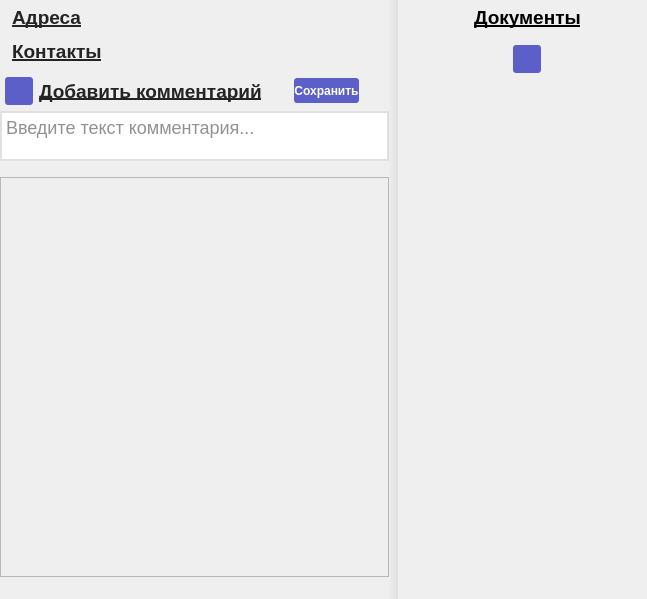
                <widget class="QWidget" name="scrollAreaWidgetContents_4">
                 <property name="geometry">
                  <rect>
                   <x>0</x>
                   <y>0</y>
                   <width>647</width>
                   <height>599</height>
                  </rect>
                 </property>
                 <layout class="QHBoxLayout" name="horizontalLayout_73">
                  <property name="spacing">
                   <number>0</number>
                  </property>
                  <property name="leftMargin">
                   <number>0</number>
                  </property>
                  <property name="topMargin">
                   <number>0</number>
                  </property>
                  <property name="rightMargin">
                   <number>0</number>
                  </property>
                  <property name="bottomMargin">
                   <number>0</number>
                  </property>
                  <item>
                   <widget class="QWidget" name="widget_18" native="true">
                    <property name="sizePolicy">
                     <sizepolicy hsizetype="Preferred" vsizetype="Expanding">
                      <horstretch>0</horstretch>
                      <verstretch>0</verstretch>
                     </sizepolicy>
                    </property>
                    <property name="minimumSize">
                     <size>
                      <width>0</width>
                      <height>0</height>
                     </size>
                    </property>
                    <property name="styleSheet">
                     <string notr="true">#widget_18{
border-right:10px solid black;
	border-color:qlineargradient(spread:pad, x1:0, y1:0, x2:1, y2:0, stop:0 rgba(240, 240, 240, 255), stop:1 rgba(222, 222, 222, 255));
}</string>
                    </property>
                    <layout class="QVBoxLayout" name="verticalLayout_19">
                     <property name="leftMargin">
                      <number>0</number>
                     </property>
                     <property name="topMargin">
                      <number>0</number>
                     </property>
                     <property name="rightMargin">
                      <number>9</number>
                     </property>
                     <property name="bottomMargin">
                      <number>0</number>
                     </property>
                     <item>
                      <layout class="QVBoxLayout" name="verticalLayout_82">
                       <property name="spacing">
                        <number>5</number>
                       </property>
                       <property name="leftMargin">
                        <number>2</number>
                       </property>
                       <property name="topMargin">
                        <number>6</number>
                       </property>
                       <property name="rightMargin">
                        <number>2</number>
                       </property>
                       <item>
                        <layout class="QHBoxLayout" name="horizontalLayout_103">
                         <item>
                          <spacer name="horizontalSpacer_134">
                           <property name="orientation">
                            <enum>Qt::Horizontal</enum>
                           </property>
                           <property name="sizeType">
                            <enum>QSizePolicy::Fixed</enum>
                           </property>
                           <property name="sizeHint" stdset="0">
                            <size>
                             <width>10</width>
                             <height>20</height>
                            </size>
                           </property>
                          </spacer>
                         </item>
                         <item>
                          <widget class="QLabel" name="label_46">
                           <property name="font">
                            <font>
                             <pointsize>14</pointsize>
                             <bold>true</bold>
                             <underline>true</underline>
                            </font>
                           </property>
                           <property name="styleSheet">
                            <string notr="true">Color:rgb(36,36,36);
border:0px;</string>
                           </property>
                           <property name="text">
                            <string>Адреса</string>
                           </property>
                          </widget>
                         </item>
                         <item>
                          <spacer name="horizontalSpacer_135">
                           <property name="orientation">
                            <enum>Qt::Horizontal</enum>
                           </property>
                           <property name="sizeHint" stdset="0">
                            <size>
                             <width>128</width>
                             <height>20</height>
                            </size>
                           </property>
                          </spacer>
                         </item>
                        </layout>
                       </item>
                       <item>
                        <widget class="QWidget" name="widget_clientMainAddress_3" native="true">
                         <property name="sizePolicy">
                          <sizepolicy hsizetype="MinimumExpanding" vsizetype="Minimum">
                           <horstretch>0</horstretch>
                           <verstretch>0</verstretch>
                          </sizepolicy>
                         </property>
                         <property name="minimumSize">
                          <size>
                           <width>0</width>
                           <height>0</height>
                          </size>
                         </property>
                         <property name="font">
                          <font>
                           <pointsize>12</pointsize>
                          </font>
                         </property>
                         <property name="styleSheet">
                          <string notr="true"/>
                         </property>
                         <layout class="QVBoxLayout" name="verticalLayout_44">
                          <property name="spacing">
                           <number>4</number>
                          </property>
                          <property name="leftMargin">
                           <number>0</number>
                          </property>
                          <property name="topMargin">
                           <number>0</number>
                          </property>
                          <property name="rightMargin">
                           <number>0</number>
                          </property>
                          <property name="bottomMargin">
                           <number>0</number>
                          </property>
                         </layout>
                        </widget>
                       </item>
                      </layout>
                     </item>
                     <item>
                      <layout class="QVBoxLayout" name="verticalLayout_25">
                       <property name="spacing">
                        <number>5</number>
                       </property>
                       <property name="leftMargin">
                        <number>2</number>
                       </property>
                       <property name="topMargin">
                        <number>0</number>
                       </property>
                       <property name="rightMargin">
                        <number>2</number>
                       </property>
                       <property name="bottomMargin">
                        <number>0</number>
                       </property>
                       <item>
                        <layout class="QHBoxLayout" name="horizontalLayout_105">
                         <item>
                          <spacer name="horizontalSpacer_13">
                           <property name="orientation">
                            <enum>Qt::Horizontal</enum>
                           </property>
                           <property name="sizeType">
                            <enum>QSizePolicy::Fixed</enum>
                           </property>
                           <property name="sizeHint" stdset="0">
                            <size>
                             <width>10</width>
                             <height>20</height>
                            </size>
                           </property>
                          </spacer>
                         </item>
                         <item>
                          <widget class="QLabel" name="label_28">
                           <property name="font">
                            <font>
                             <pointsize>14</pointsize>
                             <bold>true</bold>
                             <underline>true</underline>
                            </font>
                           </property>
                           <property name="styleSheet">
                            <string notr="true">Color:rgb(36,36,36);
border:0px;</string>
                           </property>
                           <property name="text">
                            <string>Контакты</string>
                           </property>
                          </widget>
                         </item>
                         <item>
                          <spacer name="horizontalSpacer_54">
                           <property name="orientation">
                            <enum>Qt::Horizontal</enum>
                           </property>
                           <property name="sizeHint" stdset="0">
                            <size>
                             <width>128</width>
                             <height>20</height>
                            </size>
                           </property>
                          </spacer>
                         </item>
                        </layout>
                       </item>
                       <item>
                        <widget class="QWidget" name="widget_providerPhones" native="true">
                         <property name="sizePolicy">
                          <sizepolicy hsizetype="MinimumExpanding" vsizetype="Minimum">
                           <horstretch>0</horstretch>
                           <verstretch>0</verstretch>
                          </sizepolicy>
                         </property>
                         <property name="minimumSize">
                          <size>
                           <width>0</width>
                           <height>0</height>
                          </size>
                         </property>
                         <property name="font">
                          <font>
                           <pointsize>12</pointsize>
                          </font>
                         </property>
                         <property name="styleSheet">
                          <string notr="true"/>
                         </property>
                         <layout class="QVBoxLayout" name="verticalLayout_49">
                          <property name="spacing">
                           <number>4</number>
                          </property>
                          <property name="leftMargin">
                           <number>0</number>
                          </property>
                          <property name="topMargin">
                           <number>0</number>
                          </property>
                          <property name="rightMargin">
                           <number>0</number>
                          </property>
                          <property name="bottomMargin">
                           <number>0</number>
                          </property>
                         </layout>
                        </widget>
                       </item>
                      </layout>
                     </item>
                     <item>
                      <layout class="QVBoxLayout" name="verticalLayout_28">
                       <item>
                        <layout class="QHBoxLayout" name="horizontalLayout_24">
                         <property name="topMargin">
                          <number>3</number>
                         </property>
                         <item>
                          <spacer name="horizontalSpacer_43">
                           <property name="orientation">
                            <enum>Qt::Horizontal</enum>
                           </property>
                           <property name="sizeType">
                            <enum>QSizePolicy::Fixed</enum>
                           </property>
                           <property name="sizeHint" stdset="0">
                            <size>
                             <width>5</width>
                             <height>20</height>
                            </size>
                           </property>
                          </spacer>
                         </item>
                         <item>
                          <widget class="QPushButton" name="pushButton_addNote_2">
                           <property name="sizePolicy">
                            <sizepolicy hsizetype="Fixed" vsizetype="Fixed">
                             <horstretch>0</horstretch>
                             <verstretch>0</verstretch>
                            </sizepolicy>
                           </property>
                           <property name="minimumSize">
                            <size>
                             <width>28</width>
                             <height>28</height>
                            </size>
                           </property>
                           <property name="maximumSize">
                            <size>
                             <width>28</width>
                             <height>28</height>
                            </size>
                           </property>
                           <property name="styleSheet">
                            <string notr="true">QPushButton{color:white;
background-color:rgb(91,95,199);
border-radius:3px;
}

QPushButton:hover{ 
color:white;
background-color:rgb(68,71,145);
border-radius:3px;
}</string>
                           </property>
                           <property name="text">
                            <string/>
                           </property>
                           <property name="icon">
                            <iconset resource="recources.qrc">
                             <normaloff>:/images/images/plus-8-12.png</normaloff>:/images/images/plus-8-12.png</iconset>
                           </property>
                           <property name="iconSize">
                            <size>
                             <width>12</width>
                             <height>12</height>
                            </size>
                           </property>
                          </widget>
                         </item>
                         <item>
                          <widget class="QLabel" name="label_10">
                           <property name="font">
                            <font>
                             <pointsize>14</pointsize>
                             <bold>true</bold>
                             <underline>true</underline>
                            </font>
                           </property>
                           <property name="styleSheet">
                            <string notr="true">Color:rgb(36,36,36);</string>
                           </property>
                           <property name="text">
                            <string>Добавить комментарий</string>
                           </property>
                          </widget>
                         </item>
                         <item>
                          <spacer name="horizontalSpacer_45">
                           <property name="orientation">
                            <enum>Qt::Horizontal</enum>
                           </property>
                           <property name="sizeHint" stdset="0">
                            <size>
                             <width>80</width>
                             <height>20</height>
                            </size>
                           </property>
                          </spacer>
                         </item>
                         <item>
                          <widget class="QPushButton" name="pushButton_saveNote_2">
                           <property name="sizePolicy">
                            <sizepolicy hsizetype="Expanding" vsizetype="Fixed">
                             <horstretch>0</horstretch>
                             <verstretch>0</verstretch>
                            </sizepolicy>
                           </property>
                           <property name="minimumSize">
                            <size>
                             <width>65</width>
                             <height>25</height>
                            </size>
                           </property>
                           <property name="maximumSize">
                            <size>
                             <width>65</width>
                             <height>16777215</height>
                            </size>
                           </property>
                           <property name="font">
                            <font>
                             <bold>true</bold>
                            </font>
                           </property>
                           <property name="styleSheet">
                            <string notr="true">QPushButton{color:white;
background-color:rgb(91,95,199);
border-radius:3px;
}

QPushButton:hover{ 
color:white;
background-color:rgb(68,71,145);
border-radius:3px;
}</string>
                           </property>
                           <property name="text">
                            <string>Сохранить</string>
                           </property>
                          </widget>
                         </item>
                         <item>
                          <spacer name="horizontalSpacer_46">
                           <property name="orientation">
                            <enum>Qt::Horizontal</enum>
                           </property>
                           <property name="sizeType">
                            <enum>QSizePolicy::Fixed</enum>
                           </property>
                           <property name="sizeHint" stdset="0">
                            <size>
                             <width>30</width>
                             <height>20</height>
                            </size>
                           </property>
                          </spacer>
                         </item>
                        </layout>
                       </item>
                      </layout>
                     </item>
                     <item>
                      <widget class="QTextEdit" name="textEdit_2">
                       <property name="maximumSize">
                        <size>
                         <width>16777215</width>
                         <height>50</height>
                        </size>
                       </property>
                       <property name="font">
                        <font>
                         <pointsize>-1</pointsize>
                         <italic>false</italic>
                         <bold>false</bold>
                        </font>
                       </property>
                       <property name="styleSheet">
                        <string notr="true">border: 2px solid black;
border-color:rgb(224,224,224);
background-color:rgb(255,255,255);
color:rgb(36,36,36);
font: 18px;</string>
                       </property>
                       <property name="placeholderText">
                        <string>Введите текст комментария...</string>
                       </property>
                      </widget>
                     </item>
                     <item>
                      <widget class="QWidget" name="widget_4" native="true">
                       <property name="sizePolicy">
                        <sizepolicy hsizetype="Expanding" vsizetype="Minimum">
                         <horstretch>0</horstretch>
                         <verstretch>0</verstretch>
                        </sizepolicy>
                       </property>
                       <property name="minimumSize">
                        <size>
                         <width>0</width>
                         <height>0</height>
                        </size>
                       </property>
                       <property name="font">
                        <font>
                         <pointsize>12</pointsize>
                        </font>
                       </property>
                       <property name="styleSheet">
                        <string notr="true"/>
                       </property>
                       <layout class="QVBoxLayout" name="verticalLayout_29">
                        <property name="spacing">
                         <number>4</number>
                        </property>
                        <property name="leftMargin">
                         <number>0</number>
                        </property>
                        <property name="topMargin">
                         <number>4</number>
                        </property>
                        <property name="rightMargin">
                         <number>0</number>
                        </property>
                        <property name="bottomMargin">
                         <number>0</number>
                        </property>
                       </layout>
                      </widget>
                     </item>
                     <item>
                      <widget class="QFrame" name="frame_3">
                       <property name="minimumSize">
                        <size>
                         <width>0</width>
                         <height>400</height>
                        </size>
                       </property>
                       <property name="frameShape">
                        <enum>QFrame::StyledPanel</enum>
                       </property>
                       <property name="frameShadow">
                        <enum>QFrame::Raised</enum>
                       </property>
                      </widget>
                     </item>
                     <item>
                      <spacer name="verticalSpacer_6">
                       <property name="orientation">
                        <enum>Qt::Vertical</enum>
                       </property>
                       <property name="sizeHint" stdset="0">
                        <size>
                         <width>20</width>
                         <height>0</height>
                        </size>
                       </property>
                      </spacer>
                     </item>
                    </layout>
                   </widget>
                  </item>
                  <item>
                   <widget class="QWidget" name="widget_19" native="true">
                    <property name="sizePolicy">
                     <sizepolicy hsizetype="Preferred" vsizetype="Expanding">
                      <horstretch>0</horstretch>
                      <verstretch>0</verstretch>
                     </sizepolicy>
                    </property>
                    <property name="minimumSize">
                     <size>
                      <width>0</width>
                      <height>0</height>
                     </size>
                    </property>
                    <property name="maximumSize">
                     <size>
                      <width>250</width>
                      <height>16777215</height>
                     </size>
                    </property>
                    <layout class="QVBoxLayout" name="verticalLayout_30">
                     <property name="leftMargin">
                      <number>9</number>
                     </property>
                     <property name="topMargin">
                      <number>6</number>
                     </property>
                     <property name="rightMargin">
                      <number>0</number>
                     </property>
                     <property name="bottomMargin">
                      <number>0</number>
                     </property>
                     <item>
                      <layout class="QHBoxLayout" name="horizontalLayout_43">
                       <item>
                        <spacer name="horizontalSpacer_57">
                         <property name="orientation">
                          <enum>Qt::Horizontal</enum>
                         </property>
                         <property name="sizeHint" stdset="0">
                          <size>
                           <width>56</width>
                           <height>10</height>
                          </size>
                         </property>
                        </spacer>
                       </item>
                       <item>
                        <widget class="QLabel" name="label_30">
                         <property name="font">
                          <font>
                           <pointsize>14</pointsize>
                           <bold>true</bold>
                           <underline>true</underline>
                          </font>
                         </property>
                         <property name="text">
                          <string>Документы</string>
                         </property>
                        </widget>
                       </item>
                       <item>
                        <spacer name="horizontalSpacer_58">
                         <property name="orientation">
                          <enum>Qt::Horizontal</enum>
                         </property>
                         <property name="sizeHint" stdset="0">
                          <size>
                           <width>56</width>
                           <height>10</height>
                          </size>
                         </property>
                        </spacer>
                       </item>
                      </layout>
                     </item>
                     <item>
                      <widget class="QWidget" name="widget_documents_2" native="true">
                       <property name="sizePolicy">
                        <sizepolicy hsizetype="Fixed" vsizetype="Minimum">
                         <horstretch>0</horstretch>
                         <verstretch>0</verstretch>
                        </sizepolicy>
                       </property>
                       <property name="minimumSize">
                        <size>
                         <width>240</width>
                         <height>0</height>
                        </size>
                       </property>
                       <property name="maximumSize">
                        <size>
                         <width>16777215</width>
                         <height>16777215</height>
                        </size>
                       </property>
                       <property name="layoutDirection">
                        <enum>Qt::LeftToRight</enum>
                       </property>
                       <layout class="QVBoxLayout" name="verticalLayout_doc_2">
                        <property name="spacing">
                         <number>4</number>
                        </property>
                        <property name="leftMargin">
                         <number>0</number>
                        </property>
                        <property name="topMargin">
                         <number>4</number>
                        </property>
                        <property name="rightMargin">
                         <number>0</number>
                        </property>
                        <property name="bottomMargin">
                         <number>0</number>
                        </property>
                       </layout>
                      </widget>
                     </item>
                     <item>
                      <layout class="QHBoxLayout" name="horizontalLayout_44">
                       <item>
                        <spacer name="horizontalSpacer_59">
                         <property name="orientation">
                          <enum>Qt::Horizontal</enum>
                         </property>
                         <property name="sizeHint" stdset="0">
                          <size>
                           <width>40</width>
                           <height>20</height>
                          </size>
                         </property>
                        </spacer>
                       </item>
                       <item>
                        <widget class="QPushButton" name="pushButton_AddDocument_2">
                         <property name="sizePolicy">
                          <sizepolicy hsizetype="Fixed" vsizetype="Fixed">
                           <horstretch>0</horstretch>
                           <verstretch>0</verstretch>
                          </sizepolicy>
                         </property>
                         <property name="minimumSize">
                          <size>
                           <width>28</width>
                           <height>28</height>
                          </size>
                         </property>
                         <property name="maximumSize">
                          <size>
                           <width>28</width>
                           <height>28</height>
                          </size>
                         </property>
                         <property name="font">
                          <font>
                           <pointsize>11</pointsize>
                           <italic>false</italic>
                           <bold>true</bold>
                          </font>
                         </property>
                         <property name="layoutDirection">
                          <enum>Qt::RightToLeft</enum>
                         </property>
                         <property name="styleSheet">
                          <string notr="true">QPushButton{color:white;
background-color:rgb(91,95,199);
border-radius:3px;
}

QPushButton:hover{ 
color:white;
background-color:rgb(68,71,145);
border-radius:3px;
}</string>
                         </property>
                         <property name="text">
                          <string/>
                         </property>
                         <property name="icon">
                          <iconset resource="recources.qrc">
                           <normaloff>:/images/images/plus-8-12.png</normaloff>:/images/images/plus-8-12.png</iconset>
                         </property>
                         <property name="checkable">
                          <bool>false</bool>
                         </property>
                        </widget>
                       </item>
                       <item>
                        <spacer name="horizontalSpacer_60">
                         <property name="orientation">
                          <enum>Qt::Horizontal</enum>
                         </property>
                         <property name="sizeHint" stdset="0">
                          <size>
                           <width>40</width>
                           <height>20</height>
                          </size>
                         </property>
                        </spacer>
                       </item>
                      </layout>
                     </item>
                     <item>
                      <spacer name="verticalSpacer_27">
                       <property name="orientation">
                        <enum>Qt::Vertical</enum>
                       </property>
                       <property name="sizeHint" stdset="0">
                        <size>
                         <width>20</width>
                         <height>0</height>
                        </size>
                       </property>
                      </spacer>
                     </item>
                    </layout>
                   </widget>
                  </item>
                 </layout>
                </widget>
